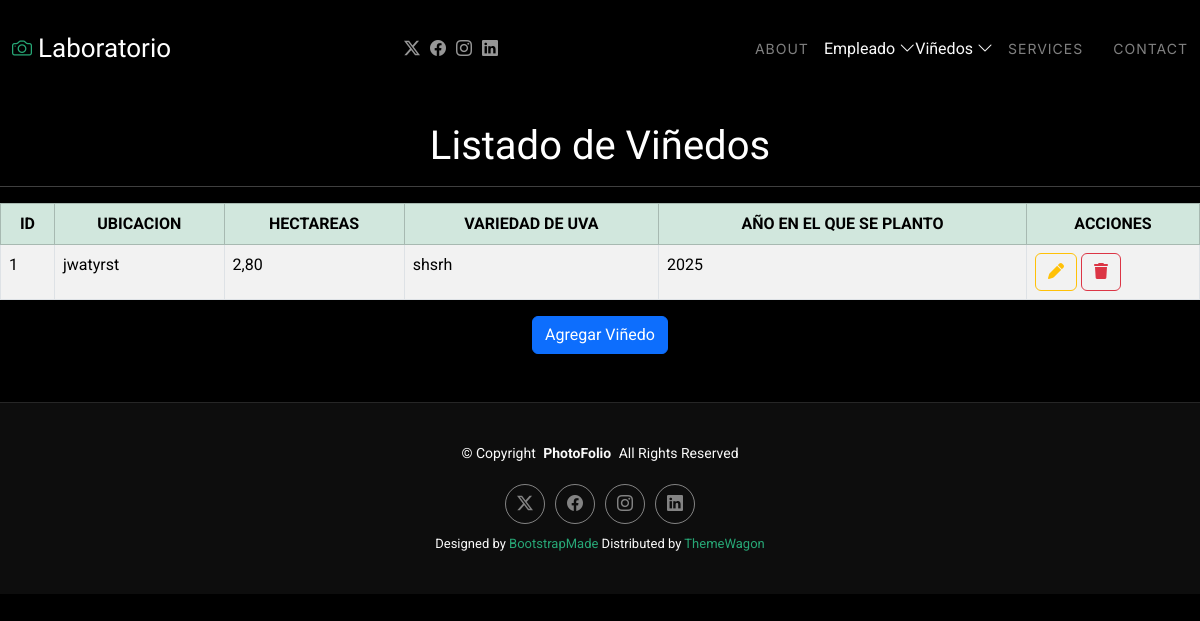
The app's page /iniciovi with its own data.
### Aplicaciones/Vinedo/models.py (models this page shows, shortened)
class Vinedo(models.Model):
    id = models.AutoField(primary_key=True)
    ubicacion = models.TextField()
    hectareas = models.DecimalField(max_digits=5, decimal_places=2)
    variedad_uva = models.CharField(max_length=100)
    anio_plantacion = models.IntegerField()

### Aplicaciones/Vinedo/views.py (the view)
# urls.py: path('iniciovi',views.inicio,name='iniciovi'),
def inicio(request):
    listadoVinedo=Vinedo.objects.all()
    return render(request,"iniciovi.html",{'vinedo':listadoVinedo})

### Aplicaciones/Vinedo/templates/iniciovi.html (shortened to what this page needs)
{% extends 'plantilla.html' %}
{% load static %}
{% block body %}
<br>
<h1 class="text-center">Listado de Viñedos</h1>
<hr>
<table class="table table-bordered table-striped table-hover ">
    <thead>
        <tr class="table-success text-center">
            <th>ID</th>
            <th>UBICACION</th>
            <th>HECTAREAS</th>
            <th>VARIEDAD DE UVA</th>
            <th>AÑO EN EL QUE SE PLANTO</th>
            <th>ACCIONES</th>
        </tr>
    </thead>
    <tbody>
        {% for vinedoTemporal in vinedo %}
            <tr>
                <td>{{vinedoTemporal.id}}</td>
                <td>{{vinedoTemporal.ubicacion}}</td>
                <td>{{vinedoTemporal.hectareas}}</td>
                <td>{{vinedoTemporal.variedad_uva}}</td>
                <td>{{vinedoTemporal.anio_plantacion}}</td>
                <td>
                    <a href="editarVinedo/{{vinedoTemporal.id}}" class="btn btn-outline-warning">
                        <i class="fa fa-pen"></i>
                    </a>
                    <a href="#" class="btn btn-outline-danger" onclick="confirmarEliminacion('{{vinedoTemporal.id}}')">
                        <i class="fa fa-trash"></i>
                    </a>
                </td>
            </tr>
        {% endfor %}
    </tbody>
</table>
<div class="text-center ">
    <a href="nuevoVinedo" class="btn btn-primary " >
        Agregar Viñedo
    </a>
</div>
<br>
<br>
{% endblock %}

### laboratorio/static/plantilla/Pho/assets/css/main.css (style rules this page uses)
:root { --default-font: "Roboto", system-ui, -apple-system, "Segoe UI", Roboto, "Helvetica Neue", Arial, "Noto Sans", "Liberation Sans", sans-serif, "Apple Color Emoji", "Segoe UI Emoji", "Segoe UI Symbol", "Noto Color Emoji"; --heading-font: "Cardo", sans-serif; --nav-font: "Inter", sans-serif; }
:root { --background-color: #000000; --default-color: #fafafa; --heading-color: #ffffff; --accent-color: #27a776; --surface-color: #1a1a1a; --contrast-color: #ffffff; }
:root { --nav-color: rgba(255, 255, 255, 0.5); --nav-hover-color: #ffffff; --nav-mobile-background-color: #1a1a1a; --nav-dropdown-background-color: #1a1a1a; --nav-dropdown-color: rgba(255, 255, 255, 0.5); --nav-dropdown-hover-color: #ffffff; }
:root { scroll-behavior: smooth; }
body { color: var(--default-color); background-color: var(--background-color); font-family: var(--default-font); }
a { color: var(--accent-color); text-decoration: none; transition: 0.3s; }
h1, h2, h3, h4, h5, h6 { color: var(--heading-color); font-family: var(--heading-font); }

### records on screen
Vinedo: id "1", ubicacion "jwatyrst", hectareas "2,80", variedad_uva "shsrh", anio_plantacion "2025"
